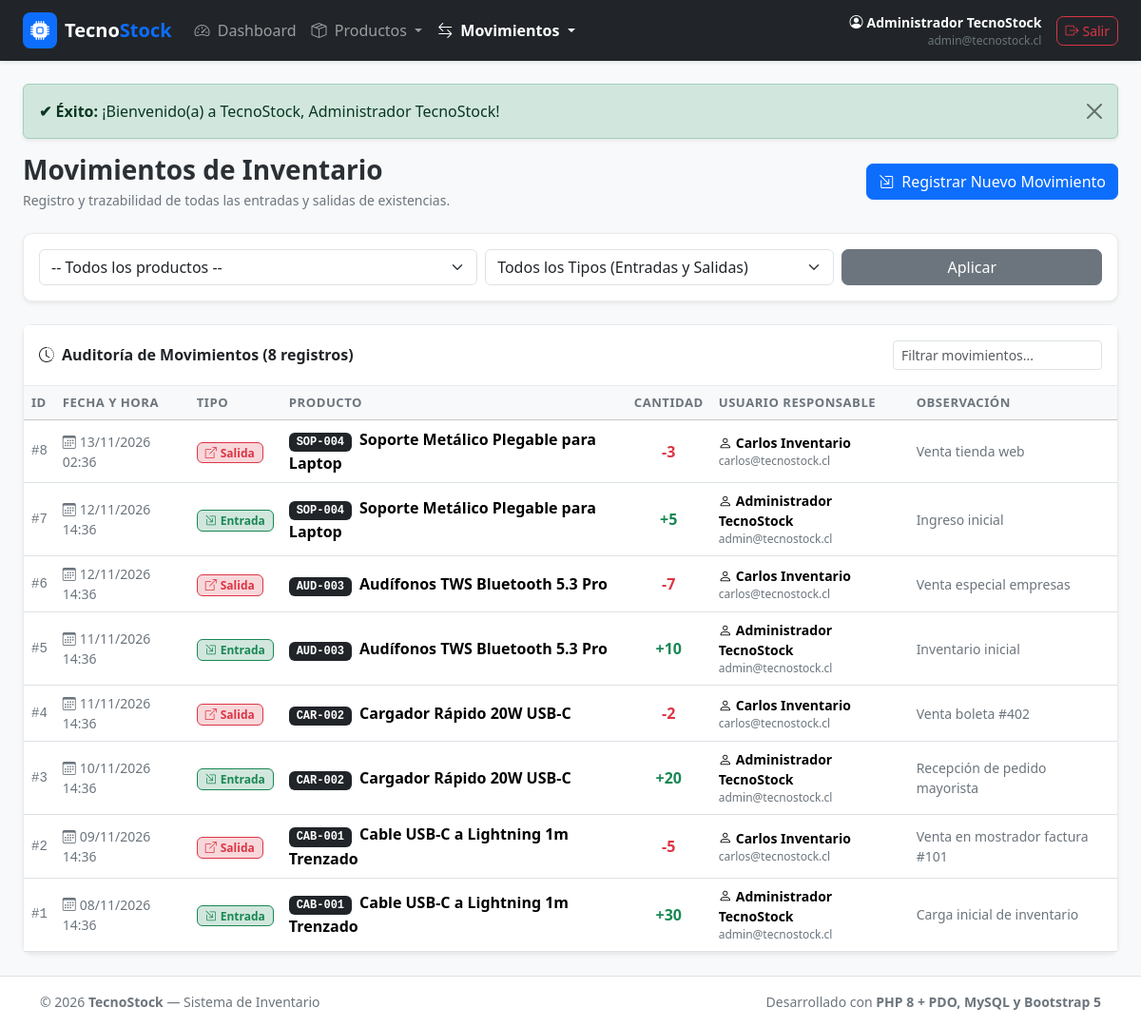
The page /modules/movimientos/index.php (signed in) on the database its author committed.
### tables this page shows
CREATE TABLE `usuario` (
  `id_usuario` INT AUTO_INCREMENT PRIMARY KEY,
  `nombre` VARCHAR(100) NOT NULL,
  `correo` VARCHAR(150) NOT NULL UNIQUE,
  `clave` VARCHAR(255) NOT NULL,
  `estado` ENUM('activo', 'inactivo') NOT NULL DEFAULT 'activo',
  `creado_en` TIMESTAMP DEFAULT CURRENT_TIMESTAMP
);

CREATE TABLE `movimiento` (
  `id_movimiento` INT AUTO_INCREMENT PRIMARY KEY,
  `fecha_hora` DATETIME NOT NULL DEFAULT CURRENT_TIMESTAMP,
  `tipo` ENUM('entrada', 'salida') NOT NULL,
  `cantidad` INT NOT NULL,
  `observacion` TEXT NULL,
  `id_producto` INT NOT NULL,
  `id_usuario` INT NOT NULL,
  CONSTRAINT `chk_movimiento_cantidad` CHECK (`cantidad` > 0),
  CONSTRAINT `fk_movimiento_producto` FOREIGN KEY (`id_producto`)
    REFERENCES `producto` (`id_producto`)
    ON UPDATE CASCADE
    ON DELETE RESTRICT,
  CONSTRAINT `fk_movimiento_usuario` FOREIGN KEY (`id_usuario`)
    REFERENCES `usuario` (`id_usuario`)
    ON UPDATE CASCADE
    ON DELETE RESTRICT
);

CREATE TABLE `producto` (
  `id_producto` INT AUTO_INCREMENT PRIMARY KEY,
  `codigo` VARCHAR(50) NOT NULL UNIQUE,
  `nombre` VARCHAR(150) NOT NULL,
  `descripcion` TEXT NULL,
  `precio` DECIMAL(12,2) NOT NULL DEFAULT 0.00,
  `stock_actual` INT NOT NULL DEFAULT 0,
  `stock_minimo` INT NOT NULL DEFAULT 0,
  `estado` ENUM('activo', 'inactivo') NOT NULL DEFAULT 'activo',
  `id_categoria` INT NOT NULL,
  `creado_en` TIMESTAMP DEFAULT CURRENT_TIMESTAMP,
  `actualizado_en` TIMESTAMP DEFAULT CURRENT_TIMESTAMP ON UPDATE CURRENT_TIMESTAMP,
  CONSTRAINT `chk_producto_precio` CHECK (`precio` >= 0),
  CONSTRAINT `chk_producto_stock_actual` CHECK (`stock_actual` >= 0),
  CONSTRAINT `chk_producto_stock_minimo` CHECK (`stock_minimo` >= 0),
  CONSTRAINT `fk_producto_categoria` FOREIGN KEY (`id_categoria`)
    REFERENCES `categoria` (`id_categoria`)
    ON UPDATE CASCADE
    ON DELETE RESTRICT
);

### modules/movimientos/index.php (the view, shortened to what this page needs)
<?php
require_once ROOT_PATH . '/includes/helpers.php';
$pdo = getDBConnection();
$filtroTipo     = $_GET['tipo'] ?? 'todos';
$sql = "
    SELECT m.id_movimiento, m.fecha_hora, m.tipo, m.cantidad, m.observacion,
           p.id_producto, p.codigo, p.nombre AS producto, p.stock_actual,
           u.nombre AS usuario, u.correo
    FROM movimiento m
    INNER JOIN producto p ON m.id_producto = p.id_producto
    INNER JOIN usuario u ON m.id_usuario = u.id_usuario
    WHERE 1=1
";
$params = [];
$sql .= " ORDER BY m.fecha_hora DESC, m.id_movimiento DESC";
$stmt = $pdo->prepare($sql);
$stmt->execute($params);
$movimientos = $stmt->fetchAll();
require_once ROOT_PATH . '/includes/header.php';
require_once ROOT_PATH . '/includes/navbar.php';
?>
<main class="container-fluid px-lg-4 py-4 flex-grow-1">
    <div class="d-flex flex-column flex-md-row justify-content-between align-items-md-center gap-3 mb-4">
        <div>
            <h1 class="h3 fw-bold mb-1">Movimientos de Inventario</h1>
            <p class="text-secondary small mb-0">Registro y trazabilidad de todas las entradas y salidas de existencias.</p>
        </div>
        <a href="<?= base_url('modules/movimientos/registrar.php') ?>" class="btn btn-primary d-flex align-items-center gap-2">
            <i class="bi bi-box-arrow-in-down-right"></i> Registrar Nuevo Movimiento
        </a>
    </div>
    <div class="card shadow-sm mb-4">
        <div class="card-body p-3">
            <form action="<?= base_url('modules/movimientos/index.php') ?>" method="GET" class="row g-2 align-items-center">
                <div class="col-12 col-md-5">
                    <select name="id_producto" class="form-select" onchange="this.form.submit()">
                        <option value="0">-- Todos los productos --</option>
                    </select>
                </div>
                <div class="col-6 col-md-4">
                    <select name="tipo" class="form-select" onchange="this.form.submit()">
                        <option value="todos" <?= $filtroTipo === 'todos' ? 'selected' : '' ?>>Todos los Tipos (Entradas y Salidas)</option>
                    </select>
                </div>
                <div class="col-6 col-md-3 d-flex gap-2">
                    <button type="submit" class="btn btn-secondary w-100">Aplicar</button>
                </div>
            </form>
        </div>
    </div>
    <div class="card shadow-sm">
        <div class="card-header bg-white py-3 d-flex justify-content-between align-items-center">
            <span class="fw-bold"><i class="bi bi-clock-history me-2"></i>Auditoría de Movimientos (<?= count($movimientos) ?> registros)</span>
            <input type="text" id="filtroRapidoTabla" class="form-control form-control-sm w-auto d-none d-sm-inline-block" placeholder="Filtrar movimientos...">
        </div>
        <div class="card-body p-0">
            <div class="table-responsive">
                <table class="table table-hover align-middle mb-0">
                    <thead class="table-light">
                        <tr>
                            <th>ID</th>
                            <th>Fecha y Hora</th>
                            <th>Tipo</th>
                            <th>Producto</th>
                            <th class="text-center">Cantidad</th>
                            <th>Usuario Responsable</th>
                            <th>Observación</th>
                        </tr>
                    </thead>
                    <tbody>
                        <?php if (empty($movimientos)): ?>
                            <tr>
                                <td colspan="7" class="text-center py-5 text-muted">
                                    <i class="bi bi-arrow-left-right fs-1 d-block mb-2 text-secondary"></i>
                                    No se registran movimientos con los filtros aplicados.
                                </td>
                            </tr>
                        <?php else: ?>
                            <?php foreach ($movimientos as $m): ?>
                            <tr>
                                <td class="text-secondary small font-monospace">#<?= $m['id_movimiento'] ?></td>
                                <td class="text-secondary small">
                                    <i class="bi bi-calendar3 me-1"></i><?= date('d/m/Y H:i', strtotime($m['fecha_hora'])) ?>
                                </td>
                                <td>
                                    <?php if ($m['tipo'] === 'entrada'): ?>
                                        <span class="badge bg-success-subtle text-success border border-success px-2 py-1">
                                            <i class="bi bi-box-arrow-in-down-right me-1"></i>Entrada
                                        </span>
                                    <?php else: ?>
                                        <span class="badge bg-danger-subtle text-danger border border-danger px-2 py-1">
                                            <i class="bi bi-box-arrow-up-right me-1"></i>Salida
                                        </span>
                                    <?php endif; ?>
                                </td>
                                <td>
                                    <span class="badge bg-dark font-monospace"><?= e($m['codigo']) ?></span>
                                    <span class="fw-semibold ms-1"><?= e($m['producto']) ?></span>
                                </td>
                                <td class="text-center fw-bold fs-6 <?= $m['tipo'] === 'entrada' ? 'text-success' : 'text-danger' ?>">
                                    <?= $m['tipo'] === 'entrada' ? '+' : '-' ?><?= $m['cantidad'] ?>
                                </td>
                                <td>
                                    <div class="small fw-semibold"><i class="bi bi-person me-1"></i><?= e($m['usuario']) ?></div>
                                    <div class="text-secondary" style="font-size: 0.75rem;"><?= e($m['correo']) ?></div>
                                </td>
                                <td class="small text-secondary">
                                    <?= e($m['observacion'] ?: 'Sin observación') ?>
                                </td>
                            </tr>
                            <?php endforeach; ?>
                        <?php endif; ?>
                    </tbody>
                </table>
            </div>
        </div>
    </div>
</main>
<?php require_once ROOT_PATH . '/includes/footer.php'; ?>

### includes/navbar.php (shortened to what this page needs)
<?php
$usuario = usuarioActual();
$currentScript = $_SERVER['SCRIPT_NAME'];
?>
<nav class="navbar navbar-expand-lg navbar-dark bg-dark shadow-sm sticky-top">
    <div class="container-fluid px-lg-4">
        <a class="navbar-brand fw-bold d-flex align-items-center gap-2" href="<?= base_url('modules/dashboard/index.php') ?>">
            <span class="bg-primary text-white rounded-3 px-2 py-1 fs-5">
                <i class="bi bi-cpu-fill"></i>
            </span>
            <span>Tecno<span class="text-primary">Stock</span></span>
        </a>
        <?php if ($usuario): ?>
        <div class="collapse navbar-collapse" id="navbarMain">
            <ul class="navbar-nav me-auto mb-2 mb-lg-0">
                <li class="nav-item">
                    <a class="nav-link <?= strpos($currentScript, 'dashboard') !== false ? 'active fw-semibold' : '' ?>" href="<?= base_url('modules/dashboard/index.php') ?>">
                        <i class="bi bi-speedometer2 me-1"></i> Dashboard
                    </a>
                </li>
                <li class="nav-item dropdown">
                    <a class="nav-link dropdown-toggle <?= strpos($currentScript, 'productos') !== false ? 'active fw-semibold' : '' ?>" href="#" role="button" data-bs-toggle="dropdown" aria-expanded="false">
                        <i class="bi bi-box-seam me-1"></i> Productos
                    </a>
                </li>
                <li class="nav-item dropdown">
                    <a class="nav-link dropdown-toggle <?= strpos($currentScript, 'movimientos') !== false ? 'active fw-semibold' : '' ?>" href="#" role="button" data-bs-toggle="dropdown" aria-expanded="false">
                        <i class="bi bi-arrow-left-right me-1"></i> Movimientos
                    </a>
                </li>
            </ul>
            <div class="d-flex align-items-center gap-3">
                <div class="text-light small d-none d-md-block text-end">
                    <div class="fw-semibold text-white"><i class="bi bi-person-circle me-1"></i><?= e($usuario['nombre']) ?></div>
                    <div class="text-secondary" style="font-size: 0.75rem;"><?= e($usuario['correo']) ?></div>
                </div>
                <a href="<?= base_url('modules/auth/logout.php') ?>" class="btn btn-outline-danger btn-sm d-flex align-items-center gap-1" title="Cerrar Sesión">
                    <i class="bi bi-box-arrow-right"></i>
                    <span class="d-none d-sm-inline">Salir</span>
                </a>
            </div>
        </div>
        <?php endif; ?>
    </div>
</nav>

### assets/css/custom.css (style rules this page uses)
:root { --ts-primary: #0d6efd; --ts-danger: #dc3545; --ts-warning: #ffc107; --ts-success: #198754; }
body { font-family: system-ui, -apple-system, "Segoe UI", Roboto, "Helvetica Neue", Arial, sans-serif; color: #2b3035; }
.card { border-radius: 0.6rem; border: 1px solid rgba(0, 0, 0, 0.08); }
.card-header { background-color: #ffffff; border-bottom: 1px solid rgba(0, 0, 0, 0.08); font-weight: 600; }
.table th { font-size: 0.82rem; text-transform: uppercase; letter-spacing: 0.5px; color: #6c757d; font-weight: 600; }
.table td { vertical-align: middle; }
.btn { border-radius: 0.45rem; transition: all 0.2s ease-in-out; }

### rows shown on the page
usuario: nombre "Administrador TecnoStock", correo "admin@tecnostock.cl"
movimiento: id_movimiento "8", fecha_hora "13/11/2026 02:36", tipo "salida" (drawn), id_producto.codigo "SOP-004", id_producto.nombre "Soporte Metálico Plegable para Laptop", cantidad "3", id_usuario.nombre "Carlos Inventario", id_usuario.correo "carlos@tecnostock.cl", observacion "Venta tienda web"
movimiento: id_movimiento "7", fecha_hora "12/11/2026 14:36", tipo "entrada" (drawn), id_producto.codigo "SOP-004", id_producto.nombre "Soporte Metálico Plegable para Laptop", cantidad "5", id_usuario.nombre "Administrador TecnoStock", id_usuario.correo "admin@tecnostock.cl", observacion "Ingreso inicial"
movimiento: id_movimiento "6", fecha_hora "12/11/2026 14:36", tipo "salida" (drawn), id_producto.codigo "AUD-003", id_producto.nombre "Audífonos TWS Bluetooth 5.3 Pro", cantidad "7", id_usuario.nombre "Carlos Inventario", id_usuario.correo "carlos@tecnostock.cl", observacion "Venta especial empresas"
movimiento: id_movimiento "5", fecha_hora "11/11/2026 14:36", tipo "entrada" (drawn), id_producto.codigo "AUD-003", id_producto.nombre "Audífonos TWS Bluetooth 5.3 Pro", cantidad "10", id_usuario.nombre "Administrador TecnoStock", id_usuario.correo "admin@tecnostock.cl", observacion "Inventario inicial"
movimiento: id_movimiento "4", fecha_hora "11/11/2026 14:36", tipo "salida" (drawn), id_producto.codigo "CAR-002", id_producto.nombre "Cargador Rápido 20W USB-C", cantidad "2", id_usuario.nombre "Carlos Inventario", id_usuario.correo "carlos@tecnostock.cl", observacion "Venta boleta #402"
movimiento: id_movimiento "3", fecha_hora "10/11/2026 14:36", tipo "entrada" (drawn), id_producto.codigo "CAR-002", id_producto.nombre "Cargador Rápido 20W USB-C", cantidad "20", id_usuario.nombre "Administrador TecnoStock", id_usuario.correo "admin@tecnostock.cl", observacion "Recepción de pedido mayorista"
movimiento: id_movimiento "2", fecha_hora "09/11/2026 14:36", tipo "salida" (drawn), id_producto.codigo "CAB-001", id_producto.nombre "Cable USB-C a Lightning 1m Trenzado", cantidad "5", id_usuario.nombre "Carlos Inventario", id_usuario.correo "carlos@tecnostock.cl", observacion "Venta en mostrador factura #101"
movimiento: id_movimiento "1", fecha_hora "08/11/2026 14:36", tipo "entrada" (drawn), id_producto.codigo "CAB-001", id_producto.nombre "Cable USB-C a Lightning 1m Trenzado", cantidad "30", id_usuario.nombre "Administrador TecnoStock", id_usuario.correo "admin@tecnostock.cl", observacion "Carga inicial de inventario"

### other values the page prints
$mensaje "¡Bienvenido(a) a TecnoStock, Administrador TecnoStock!"
count($movimientos) "8"
